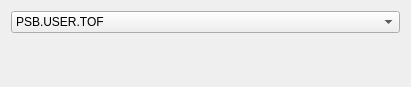
<?xml version="1.0" encoding="UTF-8"?>
<ui version="4.0">
 <class>Form</class>
 <widget class="QWidget" name="Form">
  <property name="geometry">
   <rect>
    <x>0</x>
    <y>0</y>
    <width>411</width>
    <height>87</height>
   </rect>
  </property>
  <property name="windowTitle">
   <string>Form</string>
  </property>
  <layout class="QVBoxLayout" name="verticalLayout">
   <item>
    <widget class="QComboBox" name="comboBox">
     <item>
      <property name="text">
       <string>PSB.USER.TOF</string>
      </property>
     </item>
     <item>
      <property name="text">
       <string>PSB.USER.AD</string>
      </property>
     </item>
    </widget>
   </item>
   <item>
    <widget class="CContextFrame" name="CContextFrame">
     <property name="selector" stdset="0">
      <string>PSB.USER.TOF</string>
     </property>
     <layout class="QVBoxLayout" name="verticalLayout_2">
      <item>
       <widget class="CLabel" name="CLabel">
        <property name="channel" stdset="0">
         <string notr="true">DemoDevice/Acquisition#Demo</string>
        </property>
       </widget>
      </item>
     </layout>
    </widget>
   </item>
  </layout>
 </widget>
 <customwidgets>
  <customwidget>
   <class>PyDMLabel</class>
   <extends>QLabel</extends>
   <header>pydm.widgets.label</header>
  </customwidget>
  <customwidget>
   <class>CContextFrame</class>
   <extends>QFrame</extends>
   <header>comrad.widgets.containers</header>
   <container>1</container>
  </customwidget>
  <customwidget>
   <class>CLabel</class>
   <extends>PyDMLabel</extends>
   <header>comrad.widgets.indicators</header>
  </customwidget>
 </customwidgets>
 <resources/>
 <connections>
  <connection>
   <sender>comboBox</sender>
   <signal>activated(QString)</signal>
   <receiver>CContextFrame</receiver>
   <slot>updateSelector(QString)</slot>
   <hints>
    <hint type="sourcelabel">
     <x>95</x>
     <y>17</y>
    </hint>
    <hint type="destinationlabel">
     <x>105</x>
     <y>83</y>
    </hint>
   </hints>
  </connection>
 </connections>
</ui>
